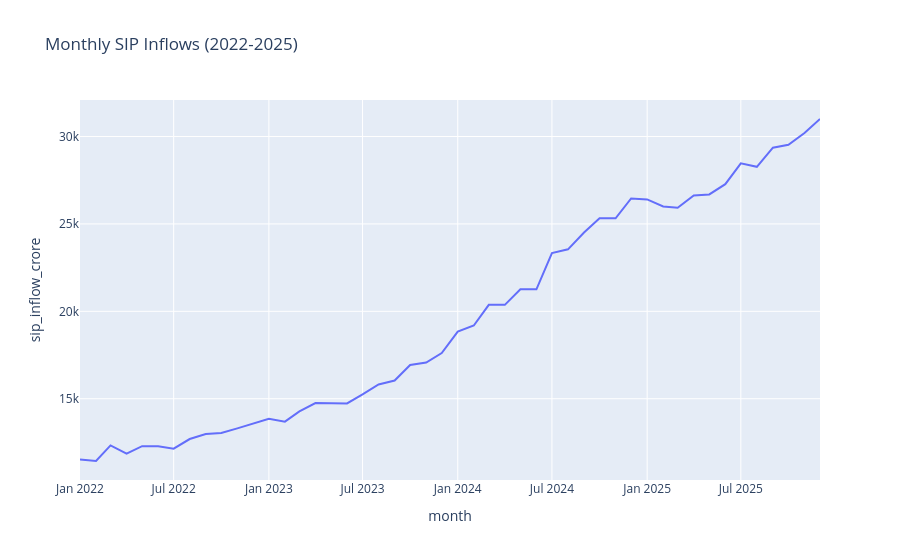

Notebook code for this chart:
### Code cell
fig = px.line(
    sip,
    x="month",
    y="sip_inflow_crore",
    title="Monthly SIP Inflows (2022-2025)"
)
fig.show()

### Figure 1 — Plotly figure (JSON) as saved in the notebook; plotly's stock layout.template omitted (floating-point values rounded to 4 significant figures)
{"data": [{"hovertemplate": "month=%{x}<br>sip_inflow_crore=%{y}<extra></extra>", "legendgroup": "", "line": {"color": "#636efa", "dash": "solid"}, "marker": {"symbol": "circle"}, "mode": "lines", "name": "", "orientation": "v", "showlegend": false, "type": "scatter", "x": ["2022-01-01", "2022-02-01", "2022-03-01", "2022-04-01", "2022-05-01", "2022-06-01", "2022-07-01", "2022-08-01", "2022-09-01", "2022-10-01", "2022-11-01", "2022-12-01", "2023-01-01", "2023-02-01", "2023-03-01", "2023-04-01", "2023-05-01", "2023-06-01", "2023-07-01", "2023-08-01", "2023-09-01", "2023-10-01", "2023-11-01", "2023-12-01", "2024-01-01", "2024-02-01", "2024-03-01", "2024-04-01", "2024-05-01", "2024-06-01", "2024-07-01", "2024-08-01", "2024-09-01", "2024-10-01", "2024-11-01", "2024-12-01", "2025-01-01", "2025-02-01", "2025-03-01", "2025-04-01", "2025-05-01", "2025-06-01", "2025-07-01", "2025-08-01", "2025-09-01", "2025-10-01", "2025-11-01", "2025-12-01"], "xaxis": "x", "y": [11517, 11438, 12328, 11863, 12286, 12276, 12140, 12694, 12976, 13040, 13306, 13573, 13856, 13687, 14276, 14749, 14749, 14734, 15245, 15814, 16042, 16928, 17073, 17610, 18838, 19187, 20371, 20371, 21262, 21262, 23332, 23547, 24509, 25323, 25320, 26459, 26400, 25999, 25926, 26632, 26688, 27274, 28464, 28265, 29361, 29529, 30200, 31002], "yaxis": "y"}], "layout": {"legend": {"tracegroupgap": 0}, "title": {"text": "Monthly SIP Inflows (2022-2025)"}, "xaxis": {"anchor": "y", "domain": [0, 1], "title": {"text": "month"}}, "yaxis": {"anchor": "x", "domain": [0, 1], "title": {"text": "sip_inflow_crore"}}}}
